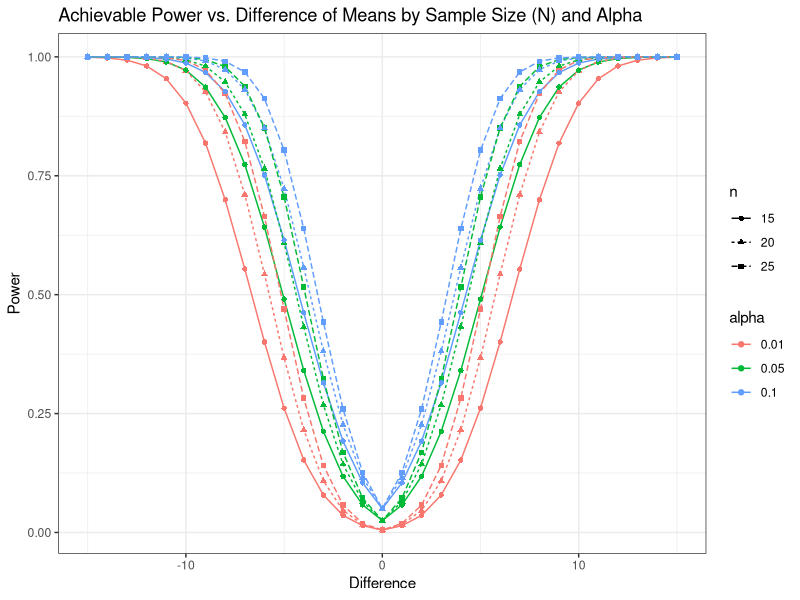
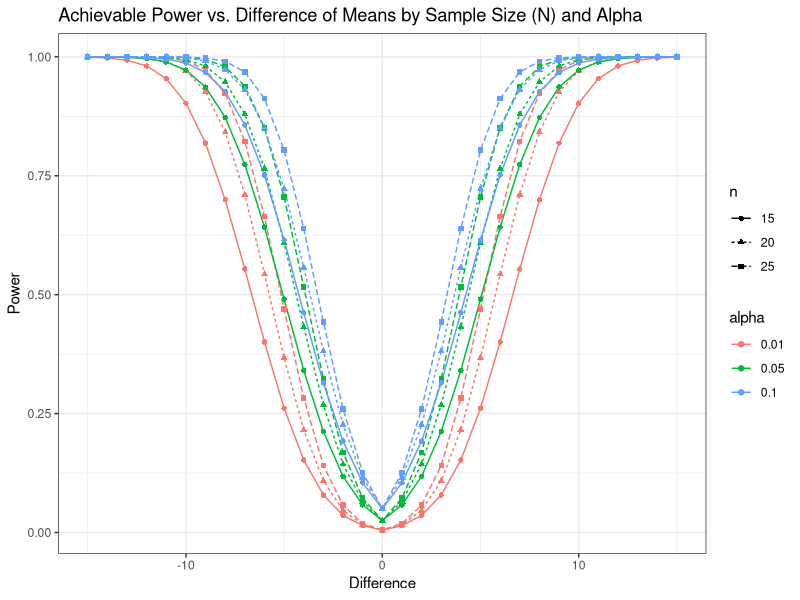
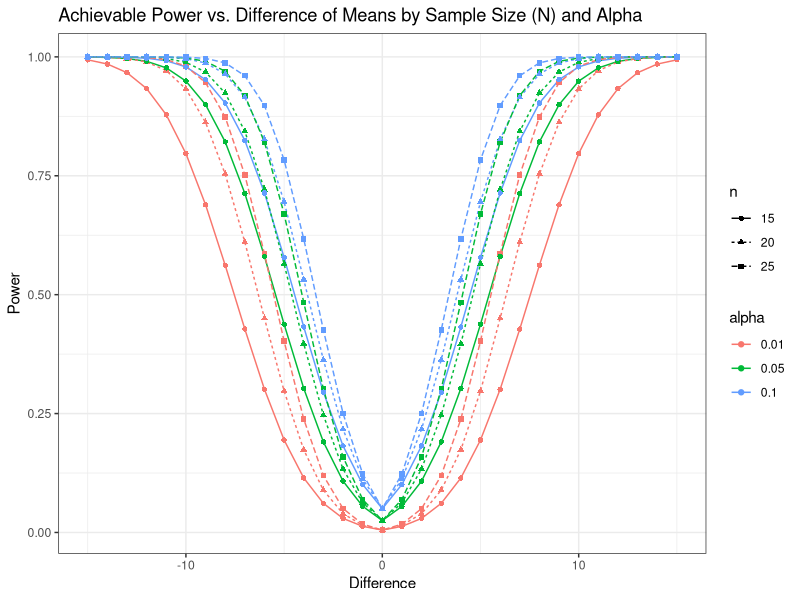
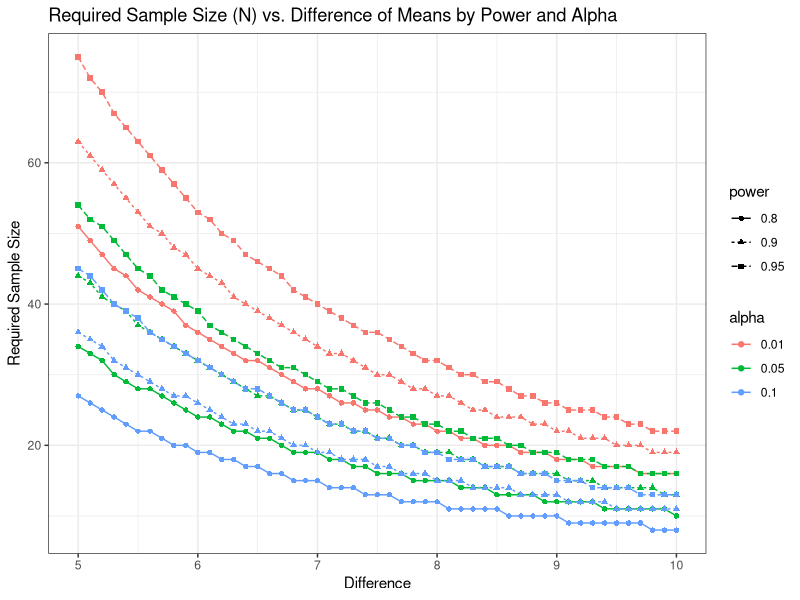
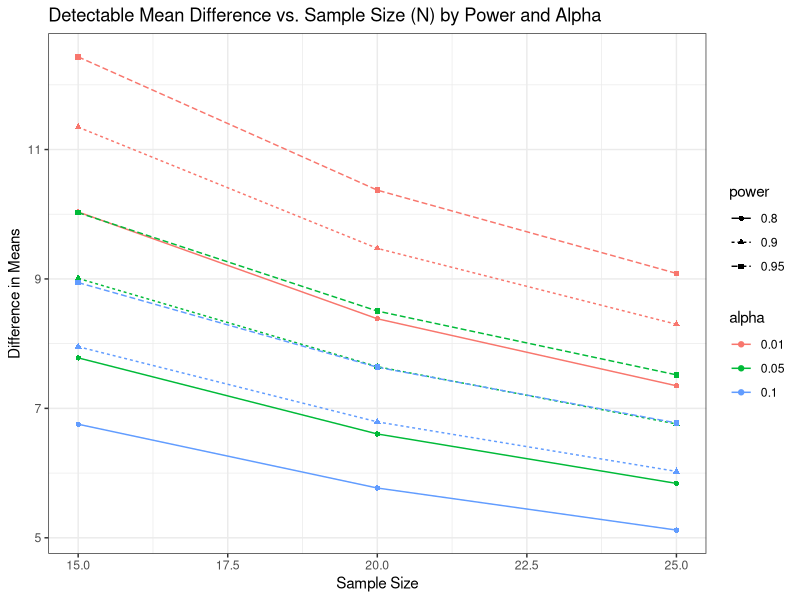

Write the R code that produced these figures, in order.
## ---- chunk 1
library(kableExtra)
library(dplyr)
## ---- chunk 2
# Write function to calculate the power given the detectable difference, SD, N, and alpha
findPowerZ <- function(diff = 5, sd = 1, n = 10, alpha = 0.05) { 
	z.alpha <- qnorm(1 - (alpha/2))
	power <- pnorm( abs(diff) / (sd/sqrt(n) ) - z.alpha)
	return(power)
}
## ---- chunk 3
# Calculate power for a detectable difference of 5
findPowerZ( diff=5, sd=10, n=20, alpha=0.05)
# Calculate power for a detectable difference of -5
findPowerZ( diff=-5, sd=10, n=20, alpha=0.05)
## ---- chunk 4
# Set standard deviation at desired value and create data frame with expand.grid for all combinations of parameters of interest
stdev <- 10
powers <- expand.grid(n=c(15,20,25), alpha=c(0.01,0.05,0.1), diff=(-15:15))

# Create new column to save results of power
powers$power <- NA

# Loop through each row (i.e., combination) and calculate the power achieved
for(i in 1:nrow(powers)){ 
	p <- findPowerZ(n = powers$n[i], alpha = powers$alpha[i], diff = powers$diff[i], sd = stdev)
	powers$power[i] <- p
}

# View the first 6 rows
head(powers)
## ---- chunk 5
# Since our findPowerZ function uses R functions that can take vectors for their arguments, we can bypass the loop and just use our respective columns to calculate the power without a for loop:

powers$power_vectorize <- findPowerZ(n = powers$n, alpha = powers$alpha, diff = powers$diff, sd = stdev)

# check that all powers are equal (should all be TRUE)
table(powers$power == powers$power_vectorize)
## ---- chunk 6
# load the ggplot2 package
library(ggplot2)

# To take advantage of the linetype, color, and shape arguments with our current data frame we need to coerce the values into factors
powers$n <- as.factor(powers$n)
powers$alpha <- as.factor(powers$alpha)

# Plot the resulting power curves
qplot(diff, power, data = powers, linetype = n, color = alpha, geom = "line",shape = n) +
	geom_point() + # add points to plot
  theme_bw() + # change plotting aesthetic/style to have black/white background with grid
  xlab("Difference") + ylab("Power") + # change axis labels
	ggtitle("Achievable Power vs. Difference of Means by Sample Size (N) and Alpha")
## ---- chunk 7
# To take advantage of the linetype, color, and shape arguments with our current data frame we need to coerce the values into factors
powers$n <- as.factor(powers$n)
powers$alpha <- as.factor(powers$alpha)

# Plot the resulting power curves
ggplot(data=powers, aes(x=diff, y=power, color=alpha, shape=n, linetype=n)) +
  geom_line() +
	geom_point() + 
  theme_bw() + 
  xlab("Difference") + ylab("Power") +
	ggtitle("Achievable Power vs. Difference of Means by Sample Size (N) and Alpha")
## ---- chunk 8
pwrt_b <- power.t.test(n = 15, sd = 10, sig.level = 0.01, delta = -15, type = "one.sample", alternative = "two.sided")
pwrt_b # print the results
pwrt_b$power # specifically print the estimated power
## ---- chunk 9
# Set standard deviation at desired value and create data frame with expand.grid for all combinations of parameters of interest
stdev <- 10
powers2 <- expand.grid(n=c(15,20,25), alpha=c(0.01,0.05,0.1), diff=(-15:15))

# Create new column to save results of power
powers2$power <- NA

# Loop through each row (i.e., combination) and calculate the power achieved
for(i in 1:nrow(powers2)){ 
	p <- power.t.test(n = powers2$n[i], sig.level = powers2$alpha[i], delta = powers2$diff[i], sd = stdev, power = NULL, 
	                  type = 'one.sample', alternative = 'two.sided')
	powers2$power[i] <- p$power
}
## ---- chunk 10
# load the ggplot2 package (in case you hadn't already)
library(ggplot2)

# To take advantage of the linetype, color, and shape arguments with our current data frame we need to coerce the values into factors
powers2$n <- as.factor(powers2$n)
powers2$alpha <- as.factor(powers2$alpha)

# Plot the resulting power curves
qplot(diff, power, data = powers2, linetype = n, color = alpha, geom = "line",shape = n) +
	geom_point() + theme_bw() + xlab("Difference") + ylab("Power") +
	ggtitle("Achievable Power vs. Difference of Means by Sample Size (N) and Alpha")
## ---- chunk 11
names(pwrt_b)
## ---- chunk 12
# Extract only the power
pwrt_b$power

# Extract only the delta
pwrt_b$delta

# Extract both power and delta
pwrt_b[c('power','delta')]

# Extract both power and delta, but force it to be a vector and not a list
unlist(pwrt_b[c('power','delta')])
## ---- chunk 13
stdev <- 10
powers2_vec <- expand.grid(n=c(15,20,25), alpha=c(0.01,0.05,0.1), diff=(-15:15))

pwrt_vectorized <- power.t.test(n = powers2_vec$n, 
                                sig.level = powers2_vec$alpha, 
                                delta = powers2_vec$diff, 
                                sd = stdev, 
                                power = NULL, 
                                type = 'one.sample', 
                                alternative = 'two.sided')
pwrt_vectorized
## ---- chunk 14
# Extract results from output dump
powers2_vec$power <- pwrt_vectorized$power

# Rerun power.t.test to only save power
powers2_vec$power_v2 <- power.t.test(n = powers2_vec$n, 
                                sig.level = powers2_vec$alpha, 
                                delta = powers2_vec$diff, 
                                sd = stdev, 
                                power = NULL, 
                                type = 'one.sample', 
                                alternative = 'two.sided')$power

# check that everything matches the for loop above
table(powers2$power == powers2_vec$power)
table(powers2$power == powers2_vec$power_v2)
## ---- chunk 15
pwrt_c <- power.t.test(power=0.8, sd = 10, sig.level = 0.01, delta = 5, type = "one.sample", alternative = "two.sided")
pwrt_c # view all output
ceiling(pwrt_c$n) # only extract the needed N and round up to the next whole number
## ---- chunk 16
# Set standard deviation at desired value and create data frame with expand.grid for all combinations of parameters of interest
stdev <- 10
sampsize_df <- expand.grid(power=c(0.8,0.9,0.95), alpha=c(0.01,0.05,0.1), diff=seq(5,10,by=0.1) )

# Create new column to save results of N
sampsize_df$n <- NA

# Loop through each row (i.e., combination) and calculate the power achieved
for(i in 1:nrow(sampsize_df)){ 
	p <- power.t.test(n = NULL, sig.level = sampsize_df$alpha[i], delta = sampsize_df$diff[i], sd = stdev, 
	                  power = sampsize_df$power[i], type = 'one.sample', alternative = 'two.sided')
	sampsize_df$n[i] <- ceiling( p$n )
}

# load the ggplot2 package (in case you hadn't already)
library(ggplot2)

# To take advantage of the linetype, color, and shape arguments with our current data frame we need to coerce the values into factors
sampsize_df$power <- as.factor(sampsize_df$power)
sampsize_df$alpha <- as.factor(sampsize_df$alpha)

# Plot the resulting power curves
qplot(diff, n, data = sampsize_df, linetype = power, color = alpha, geom = "line",shape = power) +
	geom_point() + theme_bw() + xlab("Difference") + ylab("Required Sample Size") +
	ggtitle("Required Sample Size (N) vs. Difference of Means by Power and Alpha")
## ---- chunk 17
pwrt_d <- power.t.test(power=0.8, sd = 10, sig.level = 0.01, n=15, type = "one.sample", alternative = "two.sided")
pwrt_d # view the output
pwrt_d$delta # view the detectable difference only
## ---- chunk 18
# Set standard deviation at desired value and create data frame with expand.grid for all combinations of parameters of interest
stdev <- 10
diff_df <- expand.grid(n=c(15,20,25), alpha=c(0.01,0.05,0.1), power=c(0.8,0.9,0.95))

# Create new column to save results of diff
diff_df$diff <- NA

# Loop through each row (i.e., combination) and calculate the power achieved
for(i in 1:nrow(diff_df)){ 
	p <- power.t.test(n = diff_df$n[i], sig.level = diff_df$alpha[i], delta = NULL, sd = stdev, power = diff_df$power[i], 
	                  type = 'one.sample', alternative = 'two.sided')
	diff_df$diff[i] <- p$delta
}

# load the ggplot2 package (in case you hadn't already)
library(ggplot2)

# To take advantage of the linetype, color, and shape arguments with our current data frame we need to coerce the values into factors
diff_df$power <- as.factor(diff_df$power)
diff_df$alpha <- as.factor(diff_df$alpha)

# Plot the resulting power curves
qplot(n, diff, data = diff_df, linetype = power, color = alpha, geom = "line",shape = power) +
	geom_point() + theme_bw() + xlab("Sample Size") + ylab("Difference in Means") +
	ggtitle("Detectable Mean Difference vs. Sample Size (N) by Power and Alpha")
